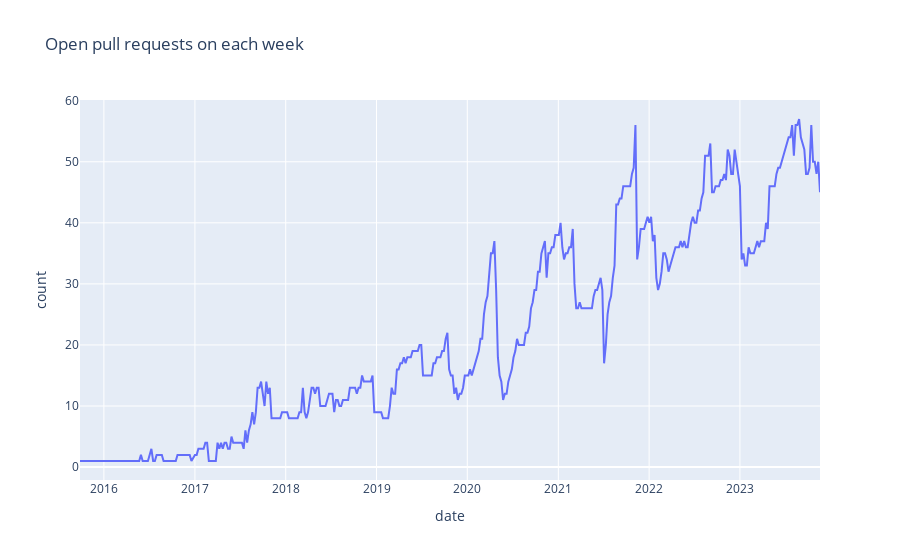

The notebook cell saved with this chart:
### Code cell
# Plot the number of PRs over time.
import pandas as pd
df = pd.DataFrame(
    sorted(open_pr_count_by_day.items()),
    columns=["date", "count"],
)
df["date"] = pd.to_datetime(df["date"])
fig = px.line(
    df,
    x="date",
    y="count",
    title="Open pull requests on each week",
)
# save
import plotly.io as pio
from pathlib import Path
DIR = Path("/Users/vlad/git/MultiQC/usage/plots")
pio.write_image(fig, DIR / "open_pull_requests_week.svg", width=1000, height=800)
fig

### Figure 1 — Plotly figure (JSON) as saved in the notebook; plotly's stock layout.template omitted (floating-point values rounded to 4 significant figures; data arrays with more than 128 entries replaced by an {"elided": "..."} marker saying what was removed)
{"data": [{"hovertemplate": "date=%{x}<br>count=%{y}<extra></extra>", "legendgroup": "", "line": {"color": "#636efa", "dash": "solid"}, "marker": {"symbol": "circle"}, "mode": "lines", "name": "", "orientation": "v", "showlegend": false, "x": {"elided": "382 str values"}, "xaxis": "x", "y": {"elided": "382 int values"}, "yaxis": "y", "type": "scatter"}], "layout": {"xaxis": {"anchor": "y", "domain": [0.0, 1.0], "title": {"text": "date"}}, "yaxis": {"anchor": "x", "domain": [0.0, 1.0], "title": {"text": "count"}}, "legend": {"tracegroupgap": 0}, "title": {"text": "Open pull requests on each week"}}}
